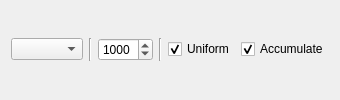
             <widget class="QWidget" name="page_His_Cell">
              <layout class="QGridLayout" name="gridLayout_2">
               <item row="0" column="2">
                <widget class="QSpinBox" name="spinBox_ParAll_ClassCount">
                 <property name="sizePolicy">
                  <sizepolicy hsizetype="Maximum" vsizetype="Fixed">
                   <horstretch>0</horstretch>
                   <verstretch>0</verstretch>
                  </sizepolicy>
                 </property>
                 <property name="maximumSize">
                  <size>
                   <width>55</width>
                   <height>16777215</height>
                  </size>
                 </property>
                 <property name="minimum">
                  <number>1</number>
                 </property>
                 <property name="maximum">
                  <number>10000</number>
                 </property>
                 <property name="singleStep">
                  <number>100</number>
                 </property>
                 <property name="value">
                  <number>1000</number>
                 </property>
                </widget>
               </item>
               <item row="0" column="3">
                <widget class="Line" name="line_ParAll_2">
                 <property name="orientation">
                  <enum>Qt::Vertical</enum>
                 </property>
                </widget>
               </item>
               <item row="0" column="1">
                <widget class="Line" name="line_ParAll_1">
                 <property name="orientation">
                  <enum>Qt::Vertical</enum>
                 </property>
                </widget>
               </item>
               <item row="0" column="5">
                <widget class="QCheckBox" name="checkBox_ParAll_Accumulate">
                 <property name="sizePolicy">
                  <sizepolicy hsizetype="Maximum" vsizetype="Fixed">
                   <horstretch>0</horstretch>
                   <verstretch>0</verstretch>
                  </sizepolicy>
                 </property>
                 <property name="text">
                  <string>Accumulate</string>
                 </property>
                 <property name="checked">
                  <bool>true</bool>
                 </property>
                </widget>
               </item>
               <item row="0" column="0">
                <widget class="QComboBox" name="comboBox_ParAll_Parameter"/>
               </item>
               <item row="0" column="4">
                <widget class="QCheckBox" name="checkBox_ParAll_Uniform">
                 <property name="sizePolicy">
                  <sizepolicy hsizetype="Maximum" vsizetype="Fixed">
                   <horstretch>0</horstretch>
                   <verstretch>0</verstretch>
                  </sizepolicy>
                 </property>
                 <property name="text">
                  <string>Uniform</string>
                 </property>
                 <property name="checked">
                  <bool>true</bool>
                 </property>
                </widget>
               </item>
              </layout>
             </widget>
